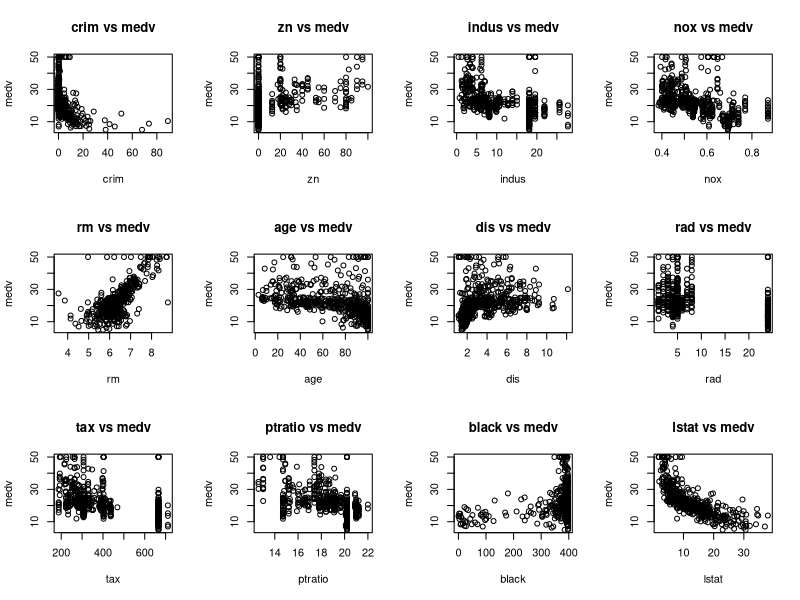

This chart was generated by the following R code:
#predicting housing prices with regression, NNLA and checking accuracy with R squared, MSE 

#loading the libraries and data
install.packages(c("MASS", "caret", "e1071", "ggplot2" ))
library(MASS)
library(caret)
library(e1071)
library(ggplot2)

data(Boston)
df <- Boston

#exploring dataset
?Boston
names(df)
str(df)
summary(df)
#plotting medv (response variable in Boston dataset) with each predictor
par(mfrow = c(3,4))        #there is one catagorial variable so that can be done separately
continuous_vars <- c("crim", "zn", "indus", "nox", "rm", "age", "dis", "rad", "tax", "ptratio", "black", "lstat")
for (var in continuous_vars) {
  plot(df[[var]], df$medv, xlab = var, ylab = "medv", main = paste(var, "vs medv"))
}

#splitting the data into training and test sets
#medv is the response variable (y) in Boston dataset
set.seed(123)       #arbitrary number
trainingINDEX <- createDataPartition(df$medv, p=0.8, list = FALSE, times = 1)

#training INDEX contains the indices of 80% of data in medv
trainingDATA <- df[trainingINDEX,]         #split the boston dataset using the indices
testDATA <- df[-trainingINDEX,]           #rest 20% data used in testing

#MODEL 1 :- fitting Liner regression model to our data
#comparing medv to all other 
fit_lr <- lm(medv~., data = trainingDATA)
summary(fit_lr)
confint(fit_lr)

#evaluating performance of linear regression model
#prdicting test data values using our linear model
predictions_linear <- predict(fit_lr, newdata = testDATA)
#calculating Mean squared error for our model (ideally low)
mse_linear <- mean((predictions_linear - testDATA$medv)^2)
mse_linear
#calculating coefficient of determination
#although the R squared and adjusted R squared values are provided in summary(fit_lr)
r2_linear <- 1 - (sum((predictions_linear - testDATA$medv)^2) / sum((mean(trainingDATA$medv) - testDATA$medv)^2))
adj_r2_linear <- summary(fit_lr)$adj.r.squared


#MODEL 2 :- fitting polynomial regression to our data
#we know from wxploratory data plot above that lstat probably shows a quadratic relation with medv
fit_poly <- lm(medv ~ poly(lstat, 2) +. -lstat, data = trainingDATA)
summary(fit_poly)

#lets test this model on our testDATA
predictions_poly <- predict(fit_poly, newdata = testDATA)
mse_poly <- mean((predictions_poly - testDATA$medv)^2)
r2_poly <- 1 - (sum((predictions_poly - testDATA$medv)^2) / sum((mean(trainingDATA$medv) - testDATA$medv)^2))
adjusted_r2_poly <- summary(fit_poly)$adj.r.squared
adj_r2_linear
adjusted_r2_poly

#our polynomial model fits better to the data since its R square value is higher


#MODEL 3 :- k nearest neighbours model (non parametric model)
#Cross validation (CV) is used for resampling
fit_knn <- train(medv ~ ., data = trainingDATA, method = "knn", trControl = trainControl(method = "cv", number = 10), tuneLength = 10)
summary(fit_knn)
print(fit_knn)

#testing accuracy of knn
predictions_knn <- predict(fit_knn, newdata = testDATA)
mse_knn <- mean((predictions_knn - testDATA$medv)^2)
r2_knn <- 1 - (sum((predictions_knn - testDATA$medv)^2) / sum((mean(trainingDATA$medv) - testDATA$medv)^2))


#Now that we have tested 3 models on our data, let us compare all 3
model_comparison <- data.frame(
  Model = c("Linear Regression", "Polynomial Regression", "k-NN Regression"),
  MSE = c(mse_linear, mse_poly, mse_knn),
  R2 = c(r2_linear, r2_poly, r2_knn),
  Adjusted_R2 = c(adj_r2_linear, adjusted_r2_poly, NA)
)

print(model_comparison)

#the best model that fits to our data is th polynomial regression model
#this can be used to predict new housing prices in Boston city (given same variables)


